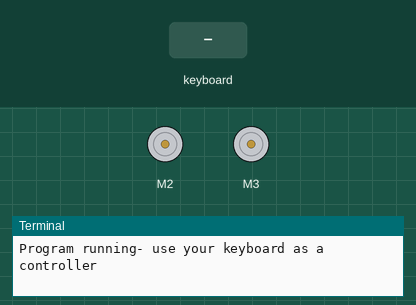
A program run on a simulated Raspberry Pi (BCM pin numbers). On the bench: 2 × DC motor (green arrow = forward, orange = backward, longer = faster), the last lines printed to the terminal. The test bench sets the inputs (shaded band). The pygame window is not drawn.

Above: at 1.7 s.
1.8 s: key "s" typed on the keyboard
At 1.92 s:
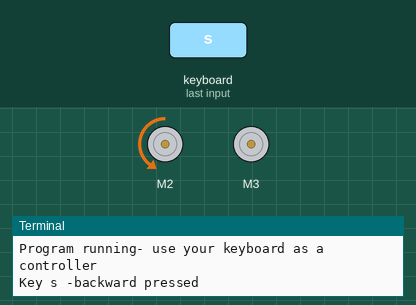
3.5 s: key "a" typed on the keyboard
At 3.63 s:
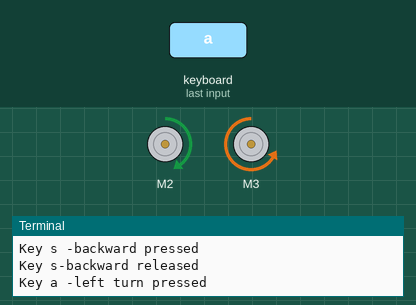
5.2 s: key "w" typed on the keyboard
At 5.34 s:
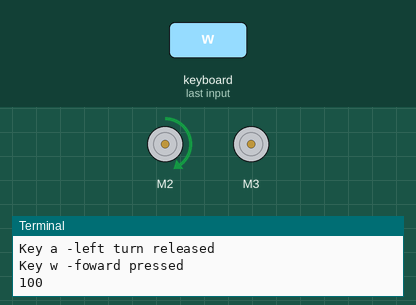
6.9 s: key "d" typed on the keyboard
At 8.1 s:
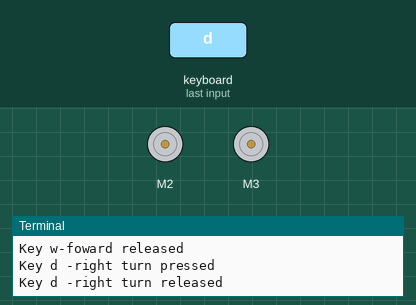
8.5 s: key "r" typed on the keyboard
At 9.8 s:
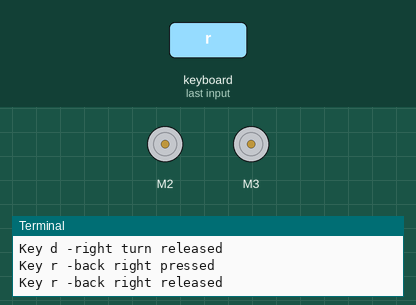
10.1 s: key "f" typed on the keyboard
At 11.6 s:
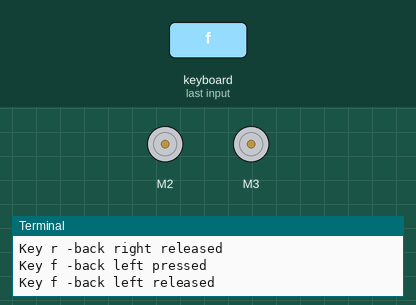
Timing chart, 0 to 12.7 s (numbered marks = the images above; inputs shaded):
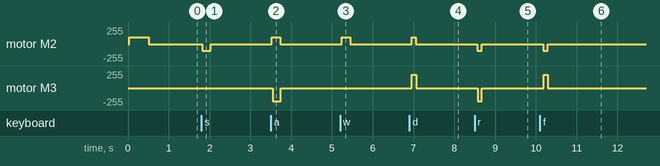

The program:

keyboard.py
```python
#!/usr/bin/env python
# create by @CarmelitoA - add Pi control to the broken Monster toy truck - Feel free to use and remix
# you can run this directly using the shell or add it to Contab
#using the Adafruit DC motor Pi Hat --http://www.adafruit.com/product/2348
import pygame #for more info on keyboard events -- https://www.pygame.org/docs/ref/key.html
import time
from Adafruit_MotorHAT import Adafruit_MotorHAT, Adafruit_DCMotor # follow the learning guide for the setup https://learn.adafruit.com/adafruit-dc-and-stepper-motor-hat-for-raspberry-pi
import atexit

# create a default object, no changes to I2C address or frequency
mh = Adafruit_MotorHAT(addr=0x60) #CJA -Modified from 0X61

# recommended for auto-disabling motors on shutdown!
def turnOffMotors():
	mh.getMotor(1).run(Adafruit_MotorHAT.RELEASE)
	mh.getMotor(2).run(Adafruit_MotorHAT.RELEASE)
	mh.getMotor(3).run(Adafruit_MotorHAT.RELEASE)
	mh.getMotor(4).run(Adafruit_MotorHAT.RELEASE)

atexit.register(turnOffMotors)
#motor pin setup on the Adafruit DC motor Pi Hat
motorBack = mh.getMotor(2) #Back motor of the monster truck connect to terminals 2 on the DC Motor Hat
motorFront = mh.getMotor(3)#Front motor connection
interval = 0.1 #interval to check for key press/release - change to increase/decrease sensetivity
minSpeed = 100 # change this value if you want to reduce the speed of your Truck/Car further. Here 0 will put the motor off.
maxSpeed = 200 # value for Max speed. Here 255 is the Maximum
speed = 100 #Default speed for the back motor

#move foward for
def moveFoward(speed,runTime):
	motorBack.setSpeed(speed)
	motorBack.run(Adafruit_MotorHAT.FORWARD);
	#time.sleep(runTime);#this is not required as motors are release on key release
	# turn on motor
	#motorBack.run(Adafruit_MotorHAT.RELEASE); #release when key is release
	return;

#moving backward
def moveBackward(speed,runTime):
	motorBack.setSpeed(speed)
	motorBack.run(Adafruit_MotorHAT.BACKWARD);
	#time.sleep(runTime);
	# turn on motor
	#motorBack.run(Adafruit_MotorHAT.RELEASE);
	return;

#Turn Right - note this was created for a monster truck toy - which uses a dc motor to move the axel to about 30 degress
def turnFowardRight(speedBackMotor,speedFrontMotor,runTime):
	motorBack.setSpeed(speedBackMotor)
	motorBack.run(Adafruit_MotorHAT.FORWARD);
	motorFront.setSpeed(speedFrontMotor)
	motorFront.run(Adafruit_MotorHAT.FORWARD);
	#time.sleep(runTime);
	# turn on motor
	#motorBack.run(Adafruit_MotorHAT.RELEASE);
	#motorFront.run(Adafruit_MotorHAT.RELEASE);
	return;

#Turn left - note this was created for a monster truck toy - which uses a dc motor to move the axel to about 30 degress
def turnFowardLeft(speedBackMotor,speedFrontMotor,runTime):
	motorBack.setSpeed(speedBackMotor)
	motorBack.run(Adafruit_MotorHAT.FORWARD);
	motorFront.setSpeed(speedFrontMotor)
	motorFront.run(Adafruit_MotorHAT.BACKWARD);
	#time.sleep(runTime);
	# turn on motor
	#motorBack.run(Adafruit_MotorHAT.RELEASE);
	#motorFront.run(Adafruit_MotorHAT.RELEASE);
	return;

#Turn Right - note this was created for a monster truck toy - which uses a dc motor to move the axel to about 30 degress
def turnBackwardRight(speedBackMotor,speedFrontMotor,runTime):
	motorBack.setSpeed(speedBackMotor)
	motorBack.run(Adafruit_MotorHAT.BACKWARD);
	motorFront.setSpeed(speedFrontMotor)
	motorFront.run(Adafruit_MotorHAT.BACKWARD);
	#time.sleep(runTime);
	# turn on motor
	#motorBack.run(Adafruit_MotorHAT.RELEASE);
	#motorFront.run(Adafruit_MotorHAT.RELEASE);
	return;

#Turn left - note this was created for a monster truck toy - which uses a dc motor to move the axel to about 30 degress
def turnBackwardLeft(speedBackMotor,speedFrontMotor,runTime):
	motorBack.setSpeed(speedBackMotor)
	motorBack.run(Adafruit_MotorHAT.BACKWARD);
	motorFront.setSpeed(speedFrontMotor)
	motorFront.run(Adafruit_MotorHAT.FORWARD);
	#time.sleep(runTime);
	# turn on motor
	#motorBack.run(Adafruit_MotorHAT.RELEASE);
	#motorFront.run(Adafruit_MotorHAT.RELEASE);
	return;


pygame.init()
screen = pygame.display.set_mode([400,400]) #this seems to work without a montior connected and also when .py is run via SSH
pygame.display.set_caption("Monster Truck controller")

def funcPygameKey(events):
    # Variables accessible outside this function
    global speed
    global maxSpeed
    global minSpeed
    for event in events:
        if event.type == pygame.QUIT:
        	print 'quite pygame'
        elif event.type == pygame.KEYDOWN:
            # checking if a key is pressed
            if event.key == pygame.K_w: #change the mapping if your not comfotable refer to the url for mapping - https://www.pygame.org/docs/ref/key.html
                print 'Key w -foward pressed'
                print speed
                moveFoward(speed,0.25)
            elif event.key == pygame.K_s:
                print 'Key s -backward pressed'
                moveBackward(speed,0.25)
            elif event.key == pygame.K_a:
                print 'Key a -left turn pressed'
                turnFowardLeft(speed,200,0.25)
            elif event.key == pygame.K_d:
                print 'Key d -right turn pressed'
                turnFowardRight(speed,200,0.25)
            elif event.key == pygame.K_q:
                print 'Key q -increase speed pressed'
                if speed <= maxSpeed:
                	speed = speed + 10 #increaseing speed by 10
                	print 'speed +10'
                else:
                	speed = maxSpeed
                	print 'speed else'
            elif event.key == pygame.K_e:
                print 'Key e - slower speed pressed'
                if speed <= minSpeed:
                	speed = minSpeed
                	print 'speed = minSpeed'
                else:
                	speed = speed - 10
                	print 'speed -10'
            elif event.key == pygame.K_r:
                print 'Key r -back right pressed'
                turnBackwardRight(speed,200,0.25)
            elif event.key == pygame.K_f:
                print 'Key f -back left pressed'
                turnBackwardLeft(speed,200,0.25)
        elif event.type == pygame.KEYUP:
            # checking if a key is released
            if event.key == pygame.K_w:
                print 'Key w-foward released'
                motorBack.run(Adafruit_MotorHAT.RELEASE);
            elif event.key == pygame.K_s:
                print 'Key s-backward released'
                motorBack.run(Adafruit_MotorHAT.RELEASE);
            elif event.key == pygame.K_a:
                print 'Key a -left turn released'
                motorBack.run(Adafruit_MotorHAT.RELEASE);
                motorFront.run(Adafruit_MotorHAT.RELEASE);
            elif event.key == pygame.K_d:
                print 'Key d -right turn released'
                motorBack.run(Adafruit_MotorHAT.RELEASE);
                motorFront.run(Adafruit_MotorHAT.RELEASE);
            elif event.key == pygame.K_q:
                print 'Key q -increase speed released'
            elif event.key == pygame.K_e:
                print 'Key e - slower speed released'
            elif event.key == pygame.K_r:
                print 'Key r -back right released'
                motorBack.run(Adafruit_MotorHAT.RELEASE);
                motorFront.run(Adafruit_MotorHAT.RELEASE);
            elif event.key == pygame.K_f:
                print 'Key f -back left released'
                motorBack.run(Adafruit_MotorHAT.RELEASE);
                motorFront.run(Adafruit_MotorHAT.RELEASE);
#moving foward ..
moveFoward(speed,0.25)
time.sleep(0.5);
# turn on motor
motorBack.run(Adafruit_MotorHAT.RELEASE);

try:
	print 'Program running- use your keyboard as a controller'
	while True:
		funcPygameKey(pygame.event.get())

		time.sleep(interval)


except KeyboardInterrupt:

	print 'you choose to exit out of the keyboard controller'
```

Measured:
- after the input at 1.8 s, motor M2: stopped → backward 100/255 at once, → stopped 0.20 s later
- after the input at 3.5 s, motor M2: stopped → forward 100/255 at once, → stopped 0.21 s later; motor M3: stopped → backward 200/255 after 0.05 s, → stopped 0.19 s later
- after the input at 5.2 s, motor M2: stopped → forward 100/255 at once, → stopped 0.20 s later
- after the input at 6.9 s, motor M2: stopped → forward 100/255 after 0.05 s, → stopped 0.11 s later; motor M3: stopped → forward 200/255 after 0.06 s, → stopped 0.11 s later
- after the input at 8.5 s, motor M2: stopped → backward 100/255 after 0.07 s, → stopped 0.11 s later; motor M3: stopped → backward 200/255 after 0.07 s, → stopped 0.11 s later
- after the input at 10.1 s, motor M2: stopped → backward 100/255 after 0.08 s, → stopped 0.11 s later; motor M3: stopped → forward 200/255 after 0.09 s, → stopped 0.11 s later
